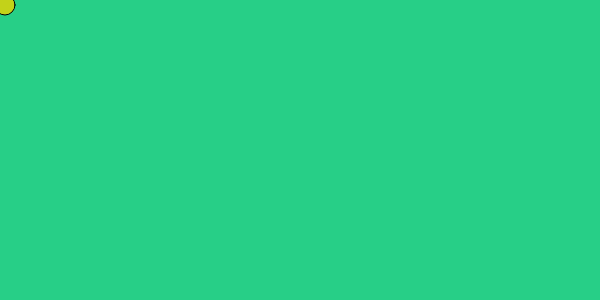
Frame 1 (no input)
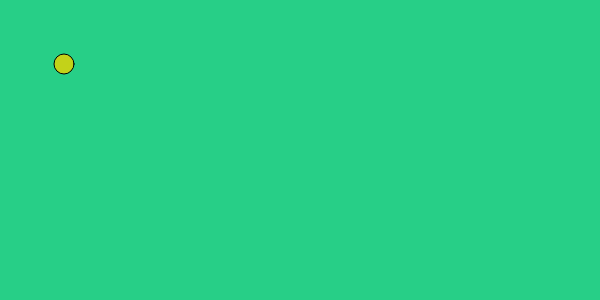
Frame 60 (no input)
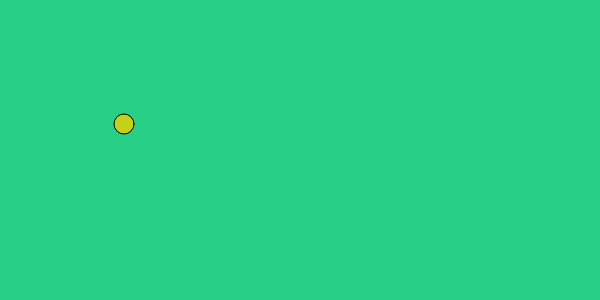
Frame 120 (the mouse pressed at the canvas centre since frame 60)

The p5.js sketch that drew these frames (run headless with seeded random() and noise() and a simulated clock; from frame 60 on, the mouse is pressed at the canvas centre):

// p5.js sketch
// ── sketch.js
function setup() {
    createCanvas(600, 300);

}

var ballX = 5
var ballY = 5
var ballSpeed = 1
var by = ballSpeed
var bx = ballSpeed

function draw() {

    background(39, 207, 135);
    fill(195, 210, 25);
    ellipse(ballX, ballY, 20, 20);

    ballX = ballX + bx;
    ballY = ballY + by;

    if (ballX <= 0 || ballX >= width) {
        bx = bx * -(ballSpeed * 1.2);
    }
    if (ballY <= 0 || ballY >= height) {
        by = by * -(ballSpeed * 1.2);
    }

    if (bx >= 15 || bx <= -15 || by >= 15 || by <= -15) {
        bx = 1;
        by = 1;
    }
}
